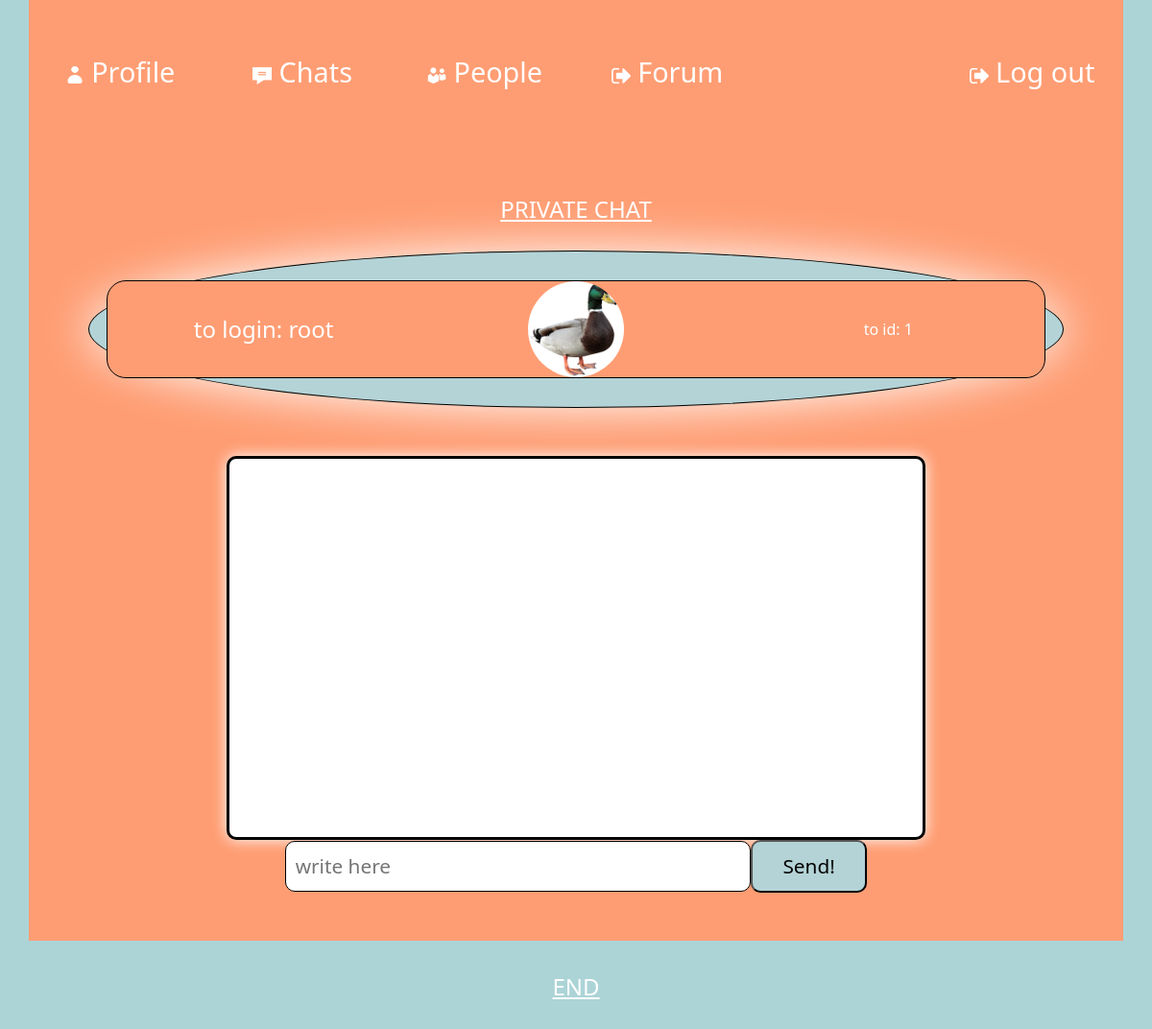
/chat.php?id=1 (signed in), run on the app's committed database.
### tables this page shows
CREATE TABLE `users` (
  `id` int(11) UNSIGNED NOT NULL,
  `login` varchar(32) NOT NULL,
  `password` varchar(32) NOT NULL,
  `email` varchar(32) NOT NULL,
  `active` tinyint(1) NOT NULL DEFAULT 0,
  `friends` tinyint(1) NOT NULL DEFAULT 0,
  `user_img` varchar(1000) NOT NULL DEFAULT 'uploads/default.png',
  `time_create` timestamp NOT NULL DEFAULT current_timestamp(),
  `ban` tinyint(1) NOT NULL DEFAULT 0,
  `role` int(3) NOT NULL DEFAULT 0
);

### chat.php (the view, shortened to what this page needs)
<!DOCTYPE html>
<html>
<head>
    <link href="styles/mainstyle.css" rel="stylesheet" type="text/css" >
    <link href="https://cdn.jsdelivr.net/npm/bootstrap@5.1.3/dist/css/bootstrap.min.css" rel="stylesheet">
</head>
<body style="background-color: black;">
<?php
    include "connect.php";
    if (!$_SESSION['user']) {
      header("Location: 404.html");exit();
    }
    else{
            ?>
            <div id="ex0" class="container-fluid">
              <div id="ex1" class="container-fluid">
                <div id="ex2" class="container-sm">
                  <div id="ex3" class="row">
                    <span id="nav1" class="col-sm-2  text-center my-auto">
                      <a class="navigations" value="Profile" href="profile.php?id=<?php echo $_SESSION['user']['id']?>"><img src="images/user.png" class="logos"> Profile</a>
                    </span>
                    <span id="nav2" class="col-sm-2 text-center my-auto">
                      <a class="navigations" value="Profile" href="mainpage.php?id=<?php echo $_SESSION['user']['id']?>"><img src="images/message.png" class="logos1"> Chats</a>
                    </span>
                    <span id="nav3" class="col-sm-2 text-center my-auto">
                      <a class="navigations" value="Profile" href="friends.php?id=<?php echo $_SESSION['user']['id']?>"><img src="images/friends.png" class="logos1"> People</a>
                    </span>
                    <span id="nav4" class="col-sm-2 text-center my-auto">
                      <a class="navigations" value="Profile" href="forum.php?id=<?php echo $_SESSION['user']['id']?>"><img src="images/logout.png" class="logos1"> Forum</a>
                    </span>
                    <span id="nav4" class="col-sm-2 text-center my-auto">
                      <a class="navigations" value="Profile" href="logout.php?id=<?php echo $_SESSION['user']['id']?>"><img src="images/logout.png" class="logos1"> Log out</a>
                    </span>
                  </div>
                </div>
              </div>
              <div id="ex4" class="container-fluid">
                <div class="container bgcl2">
                   <?php
                    $result = mysqli_query($sql, "SELECT * FROM `users` WHERE id = '".$_GET['id']."' limit 1 ");
                    $user = mysqli_fetch_assoc($result);
                  ?>
                  <div id="plable" class="text-center">PRIVATE CHAT</div>
                  <div class="row2 bgcls2">
                      <div class="row bgcl bgclx">
                          <div id="" class="col-sm-4 my-auto text-center">
                            <span class="my-auto txtsize">
                              <a href="profile.php?id=<?php echo $user['id']?>" class="click2x">to login: <?php echo $user['login']?></a>
                            </span>
                          </div>
                          <div id="" class="col-sm-4 my-auto text-center">
                            <img id="avatar2" class="text-center" src="<?php echo $user['user_img'] ?>">
                          </div>
                          <div id="" class="col-sm-4 list my-auto text-center">
                            <span class="my-auto">to id: <?php echo $user['id']?></span>
                          </div>
                        </div>
                      </div>
                    <div class="container">
                      <div id="messages" class="container col-sm-8 center-block"></div>
                      <form id="smsform" action="javascript:send();" method="post" class="container col-sm-8 center-block">
                        <div class="row row3">
                          <div class="col-sm-1"></div>
                          <input id="sms" type="text" class="col-sm-8 my-auto" placeholder="write here" required>
                          <button id="smsbtn" type="submit" class="col-sm-2 my-auto">Send!</button>
                          <div class="col-sm-1"></div>
                        </div>
                      </form>
                    </div>
            </div>
</div>
              <div id="plable2" class="text-center">END</div>
            </div>
      <?php
}
?>
</body>
</html>

### styles/mainstyle.css (style rules this page uses)
a { color: white; text-decoration: none; }
#ex0 { background-color: #ACD4D7; }
#ex1 { background-color: #ACD4D7; }
#ex3 { background-color:#FE9D73; height: 150px; }
.logos { width: 20px; height: 20px; padding-bottom: 2px; }
.logos1 { width: 20px; height: 20px; }
#avatar2 { width: 100px; height: 100px; border-radius: 50%; }
#messages { margin-top: 50px ; height: 400px; background-color: white; overflow-x: hidden; overflow-y: scroll; font-size: 1em; border-radius: 10px; box-shadow: 0 0 15px white; border: 3px solid black; }
#sms { margin-top: 20px; border-radius: 10px; border: 0; outline: #61c1d0; padding: 10px; font-size: 1.3em; border: 1px solid black; }
#smsbtn { border-radius: 10px; padding: 10px; font-size: 1.3em; background-color: #B4D3D6; color: black; }
.list { background-color:#FE9D73; }
.txtsize { font-size: 1.5em; }
.row2 { border-bottom: 1px solid #BE0032; padding: 30px; margin: 25px 50px 25px 50px; }
#ex4 { background-color: #ACD4D7; }
span { color: white; }
.bgcl { background-color: #FE9D73; border: 1px solid black; border-radius: 50%; }
.bgcls2 { background-color:#B4D3D6; border: 1px solid black; border-radius: 50%; box-shadow: 0 0 50px white; }
.bgclx { border-radius: 20px; }
.bgcl2 { background-color:#FE9D73; padding: 50px 0 50px 0; }
#plable { font-size: 1.5em; color: white; text-decoration: underline; }
#plable2 { font-size: 1.5em; color: white; text-decoration: underline; margin: 30px 0 0 0; padding-bottom: 30px; }
.navigations { text-decoration: none; color: white; padding: 2px; font-size: 1.8em; background-image: linear-gradient(currentColor, currentColor); background-position: 0% 100%; background-repeat: no-repeat; background-size: 0% 2px; transition: background-size 0.3s; }
.click2x { text-decoration: none; margin: 20px 0 0 0; color: white; border: none; font-size: 1em; height: 30px; background-image: linear-gradient(currentColor, currentColor); background-position: 0% 100%; background-repeat: no-repeat; background-size: 0% 2px; transition: background-size 0.3s; }

### data on the page
users: login "root", user_img (picture), id "1"
